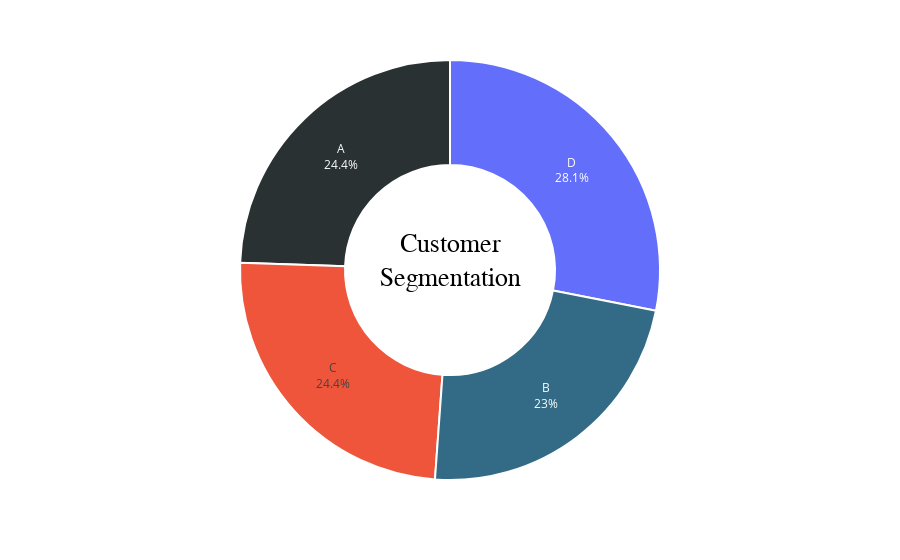

Notebook source saved alongside this figure:
### Code cell
# Visualize Target Label Distribution
plot_data = data.groupby('Segmentation')['Segmentation'].agg(['count']).reset_index()

fig = px.pie(plot_data, values = plot_data['count'], names = plot_data['Segmentation'])

fig.update_traces(textposition = 'inside', textinfo = 'percent + label', hole = 0.5, 
                  marker = dict(colors = ['#2A3132','#336B87'], line = dict(color = 'white', width = 2)))

fig.update_layout(title_text = 'Customer<br>Segmentation', title_x = 0.5, title_y = 0.55, title_font_size = 26, 
                  title_font_family = 'Calibri', title_font_color = 'black', showlegend = False)
                  
fig.show()

### Figure 1 — Plotly figure (JSON) as saved in the notebook; plotly's stock layout.template omitted (floating-point values rounded to 4 significant figures)
{"data": [{"domain": {"x": [0, 1], "y": [0, 1]}, "hole": 0.5, "hovertemplate": "Segmentation=%{label}<br>count=%{value}<extra></extra>", "labels": ["A", "B", "C", "D"], "legendgroup": "", "marker": {"colors": ["#2A3132", "#336B87"], "line": {"color": "white", "width": 2}}, "name": "", "showlegend": true, "textinfo": "percent+label", "textposition": "inside", "type": "pie", "values": [1972, 1858, 1970, 2268]}], "layout": {"legend": {"tracegroupgap": 0}, "margin": {"t": 60}, "showlegend": false, "title": {"font": {"color": "black", "family": "Calibri", "size": 26}, "text": "Customer<br>Segmentation", "x": 0.5, "y": 0.55}}}
